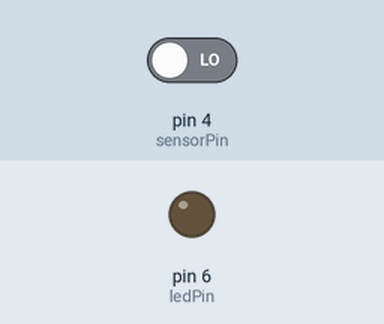
This sketch was run on a simulated Arduino Uno, built with avr-gcc and run on an emulated ATmega328P. Shown: output pins drawn as LEDs (lit = HIGH). The test bench sets the inputs (shaded band); at power-on: pin 4 (sensorPin) LOW.

Above: at 1.2 s.
1.3 s: pin 4 (sensorPin) driven HIGH
At 2.2 s:
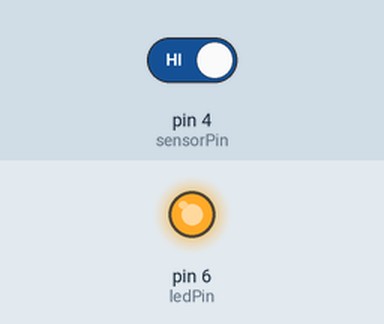
2.8 s: pin 4 (sensorPin) driven LOW
At 3.3 s:
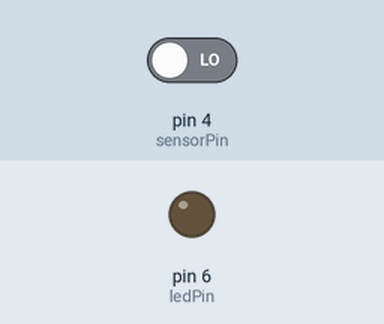
Timing chart, 0 to 5.8 s (numbered marks = the images above; inputs shaded):
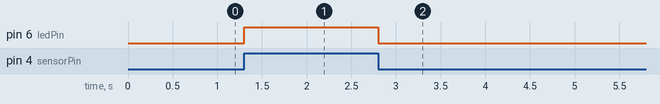

The sketch:

sketch_feb12a.ino
```cpp
int sensorPin = 4;
int ledPin = 6;

void setup() {
  pinMode(sensorPin, INPUT);
  pinMode(ledPin, OUTPUT);
}

void loop() {
  if (digitalRead(sensorPin) == HIGH) {
    digitalWrite(ledPin, HIGH);
  } else {
    digitalWrite(ledPin, LOW);
  }
}
```

Measured:
- after the input at 1.3 s, pin 6 (ledPin): LOW → HIGH at once
- after the input at 2.8 s, pin 6 (ledPin): HIGH → LOW at once
